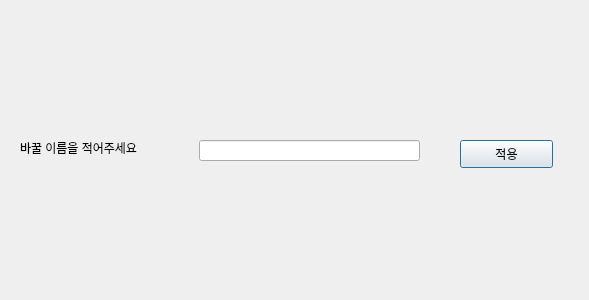
<?xml version="1.0" encoding="UTF-8"?>
<ui version="4.0">
 <class>Dialog</class>
 <widget class="QDialog" name="Dialog">
  <property name="geometry">
   <rect>
    <x>0</x>
    <y>0</y>
    <width>589</width>
    <height>300</height>
   </rect>
  </property>
  <property name="windowTitle">
   <string>Dialog</string>
  </property>
  <widget class="QLabel" name="label">
   <property name="geometry">
    <rect>
     <x>20</x>
     <y>140</y>
     <width>161</width>
     <height>16</height>
    </rect>
   </property>
   <property name="text">
    <string>바꿀 이름을 적어주세요</string>
   </property>
  </widget>
  <widget class="QLineEdit" name="lineEdit_1">
   <property name="geometry">
    <rect>
     <x>199</x>
     <y>140</y>
     <width>221</width>
     <height>21</height>
    </rect>
   </property>
  </widget>
  <widget class="QPushButton" name="pushButton">
   <property name="geometry">
    <rect>
     <x>460</x>
     <y>140</y>
     <width>93</width>
     <height>28</height>
    </rect>
   </property>
   <property name="text">
    <string>적용</string>
   </property>
  </widget>
 </widget>
 <resources/>
 <connections>
  <connection>
   <sender>pushButton</sender>
   <signal>clicked()</signal>
   <receiver>Dialog</receiver>
   <slot>nameReturnN1_1()</slot>
   <hints>
    <hint type="sourcelabel">
     <x>521</x>
     <y>152</y>
    </hint>
    <hint type="destinationlabel">
     <x>518</x>
     <y>180</y>
    </hint>
   </hints>
  </connection>
 </connections>
 <slots>
  <slot>nameReturnN1_1()</slot>
 </slots>
</ui>
